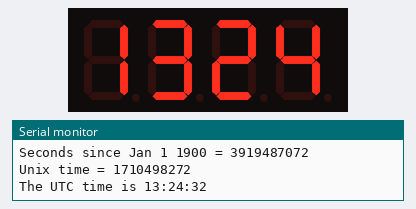
A sketch run on a simulated ESP8266 (NodeMCU). Shown: 4-digit seven-segment display, the last lines printed to the serial monitor. WiFi joins after 1.5 s; servers stay silent unless stated.

Above: at 2.77 s.
At 62.6 s:
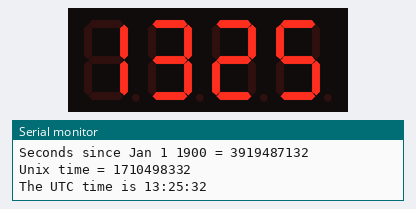
At 119.6 s:
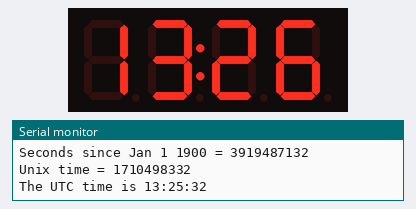

The sketch:

clock_TM1637.ino
```cpp
/* Udp NTP Client Get the time from a Network Time Protocol (NTP) time server Demonstrates use of UDP sendPacket and ReceivePacket For more on NTP time servers and the messages needed to communicate with them, see http://en.wikipedia.org/wiki/Network_Time_Protocol created 4 Sep 2010 by Michael Margolis modified 9 Apr 2012 by Tom Igoe updated for the ESP8266 12 Apr 2015  by Ivan Grokhotkov This code is in the public domain. */

#include <ESP8266WiFi.h>
#include <WiFiUdp.h>
#include "TM1637.h"
#include <Ticker.h>

Ticker flipper;
TM1637 tm1637(12, 14);              // CLK, DIO (D6, D5)

#define GMT 3                       // часовой пояс
#define brightness 4               // яркость, от 0 до 7

char ssid[] = "WLAN1";             //  your network SSID (name)
char pass[] = "1231234123";        // your network password

byte hour, minute, second;
boolean point;

unsigned int localPort = 2390;      // local port to listen for UDP packets

/* Don't hardwire the IP address or we won't get the benefits of the pool. *  Lookup the IP address for the host name instead */
//IPAddress timeServer(129, 6, 15, 28); // time.nist.gov NTP server
IPAddress timeServerIP; // time.nist.gov NTP server address
const char* ntpServerName = "time.nist.gov";

const int NTP_PACKET_SIZE = 48; // NTP time stamp is in the first 48 bytes of the message

byte packetBuffer[ NTP_PACKET_SIZE]; //buffer to hold incoming and outgoing packets

// A UDP instance to let us send and receive packets over UDP
WiFiUDP udp;

void setup()
{
  Serial.begin(115200);

  tm1637.init();                      ///tm1637
  tm1637.set(brightness);

  flipper.attach(1, flip);          /// прерывание 1 сек

  Serial.println();
  Serial.println();

  // We start by connecting to a WiFi network
  Serial.print("Connecting to ");
  Serial.println(ssid);
  WiFi.begin(ssid, pass);

  while (WiFi.status() != WL_CONNECTED) {
    delay(500);
    Serial.print(".");
  }
  Serial.println("");

  Serial.println("WiFi connected");
  Serial.println("IP address: ");
  Serial.println(WiFi.localIP());

  Serial.println("Starting UDP");
  udp.begin(localPort);
  Serial.print("Local port: ");
  Serial.println(udp.localPort());

  oldloop();        /// синхронизируем время при включении
}

void loop(){
  if (second == 30){            // если насчитали 30 сек
    flipper.detach();           // выключаем прерывание
    delay(1500);                // ждем, чтобы повторно не запустить
    oldloop();                  // синхронизируем время
    flipper.attach(1, flip);    // запускаем прерывание
  }

   int8_t TimeDisp[4];          // отправляем всё на экран
   tm1637.point(point);         // управление :, мигаем если запущено прерывание

   TimeDisp[0] = hour / 10;
   TimeDisp[1] = hour % 10;
   TimeDisp[2] = minute  / 10;
   TimeDisp[3] = minute  % 10;
   tm1637.display(TimeDisp);
}

void oldloop()
{
  //get a random server from the pool
  WiFi.hostByName(ntpServerName, timeServerIP);

  sendNTPpacket(timeServerIP); // send an NTP packet to a time server
  // wait to see if a reply is available
  delay(1000);

  int cb = udp.parsePacket();
  if (!cb) {
    Serial.println("no packet yet");
  }
  else {
    Serial.print("packet received, length=");
    Serial.println(cb);
    // We've received a packet, read the data from it
    udp.read(packetBuffer, NTP_PACKET_SIZE); // read the packet into the buffer

    //the timestamp starts at byte 40 of the received packet and is four bytes,
    // or two words, long. First, esxtract the two words:

    unsigned long highWord = word(packetBuffer[40], packetBuffer[41]);
    unsigned long lowWord = word(packetBuffer[42], packetBuffer[43]);
    // combine the four bytes (two words) into a long integer
    // this is NTP time (seconds since Jan 1 1900):
    unsigned long secsSince1900 = highWord << 16 | lowWord;
    Serial.print("Seconds since Jan 1 1900 = " );
    Serial.println(secsSince1900);

    // now convert NTP time into everyday time:
    Serial.print("Unix time = ");
    // Unix time starts on Jan 1 1970. In seconds, that's 2208988800:
    const unsigned long seventyYears = 2208988800UL;
    // subtract seventy years:
    unsigned long epoch = secsSince1900 - seventyYears;
    // print Unix time:
    Serial.println(epoch);

          /// корректировка часового пояса и синхронизация
    epoch = epoch + GMT * 3600;

    hour = (epoch  % 86400L) / 3600;
    minute = (epoch  % 3600) / 60;
    second = epoch % 60;


    // print the hour, minute and second:
    Serial.print("The UTC time is ");       // UTC is the time at Greenwich Meridian (GMT)
    Serial.print((epoch  % 86400L) / 3600); // print the hour (86400 equals secs per day)
    Serial.print(':');
    if ( ((epoch % 3600) / 60) < 10 ) {
      // In the first 10 minutes of each hour, we'll want a leading '0'
      Serial.print('0');
    }
    Serial.print((epoch  % 3600) / 60); // print the minute (3600 equals secs per minute)
    Serial.print(':');
    if ( (epoch % 60) < 10 ) {
      // In the first 10 seconds of each minute, we'll want a leading '0'
      Serial.print('0');
    }
    Serial.println(epoch % 60); // print the second
  }
  // wait ten seconds before asking for the time again


}

// send an NTP request to the time server at the given address
unsigned long sendNTPpacket(IPAddress& address)
{
  Serial.println("sending NTP packet...");
  // set all bytes in the buffer to 0
  memset(packetBuffer, 0, NTP_PACKET_SIZE);
  // Initialize values needed to form NTP request
  // (see URL above for details on the packets)
  packetBuffer[0] = 0b11100011;   // LI, Version, Mode
  packetBuffer[1] = 0;     // Stratum, or type of clock
  packetBuffer[2] = 6;     // Polling Interval
  packetBuffer[3] = 0xEC;  // Peer Clock Precision
  // 8 bytes of zero for Root Delay & Root Dispersion
  packetBuffer[12]  = 49;
  packetBuffer[13]  = 0x4E;
  packetBuffer[14]  = 49;
  packetBuffer[15]  = 52;

  // all NTP fields have been given values, now
  // you can send a packet requesting a timestamp:
  udp.beginPacket(address, 123); //NTP requests are to port 123
  udp.write(packetBuffer, NTP_PACKET_SIZE);
  udp.endPacket();
}


void flip(){
  point = !point;
  second++;
  if (second > 59){
    second = 0;
    minute++;
  }
  if (minute > 59){
    minute = 0;
    hour++;
  }
  if (hour > 23){
    hour = 0;
  }

}
```
